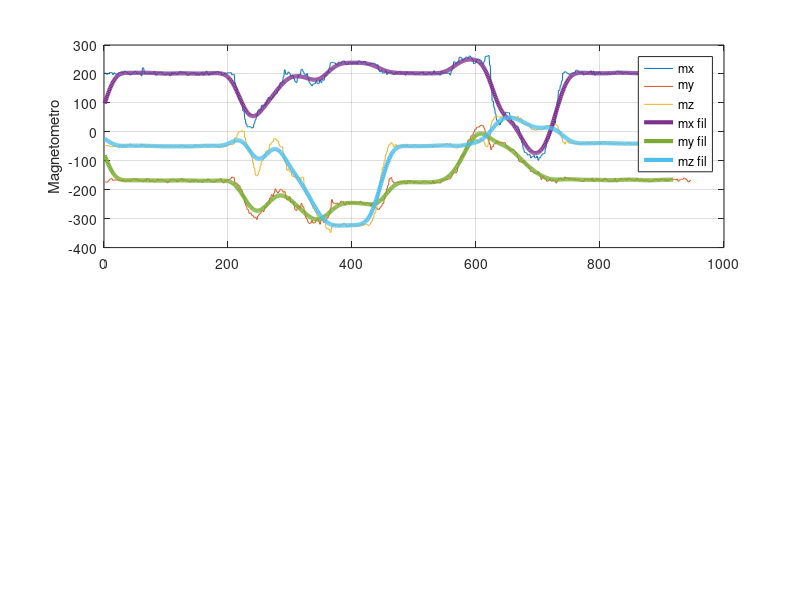

Write the MATLAB code that produced this figure.
close all;
clear all;
pkg load signal;

data=csvread("teste2.csv");


fs=1000000/mean(data(:,7));% sample rate

%magnetometro
fc = 1; %%cut-off frequency [Hz]
n=60;
Wn=fc/fs;
fm=fir1(n,Wn);
mx=filter(fm,1,data(:,1));
my=filter(fm,1,data(:,2));
mz=filter(fm,1,data(:,3));

subplot(2,1,1);
 plot(data(:,1:3)); hold on;
plot([mx(round(n/2):end) my(round(n/2):end) mz(round(n/2):end)],'LineWidth',3);
ylabel("Magnetometro"); legend("mx","my","mz","mx fil","my fil","mz fil");grid;

%acelerometro
%fc = 10; %%cut-off frequency [Hz]
%n=60;
%Wn=fc/fs;
%fa=fir1(n,Wn);
%ax=filter(fa,1,data(:,4));
%ay=filter(fa,1,data(:,5));
%az=filter(fa,1,data(:,6));

%subplot(2,1,2); plot(data(:,4:6)); hold on;
%plot([ax(round(n/2):end) ay(round(n/2):end) az(round(n/2):end)],'LineWidth',3);
%ylabel("Acelerometro"); legend("ax","ay","az","ax fil","ay fil","az fil");grid;

%gyro
%fc = 10; %%cut-off frequency [Hz]
%n=60;
%Wn=fc/fs;
%fg=fir1(n,Wn);
%gx=filter(fg,1,data(:,7));
%gy=filter(fg,1,data(:,8));
%gz=filter(fg,1,data(:,9));

%subplot(3,1,3); plot(data(:,7:9)); hold on;
%plot([gx(round(n/2):end) gy(round(n/2):end) gz(round(n/2):end)],'LineWidth',3);
%ylabel("Gyro"); legend("gx","gy","gz","gx fil","gy fil","gz fil");grid;
